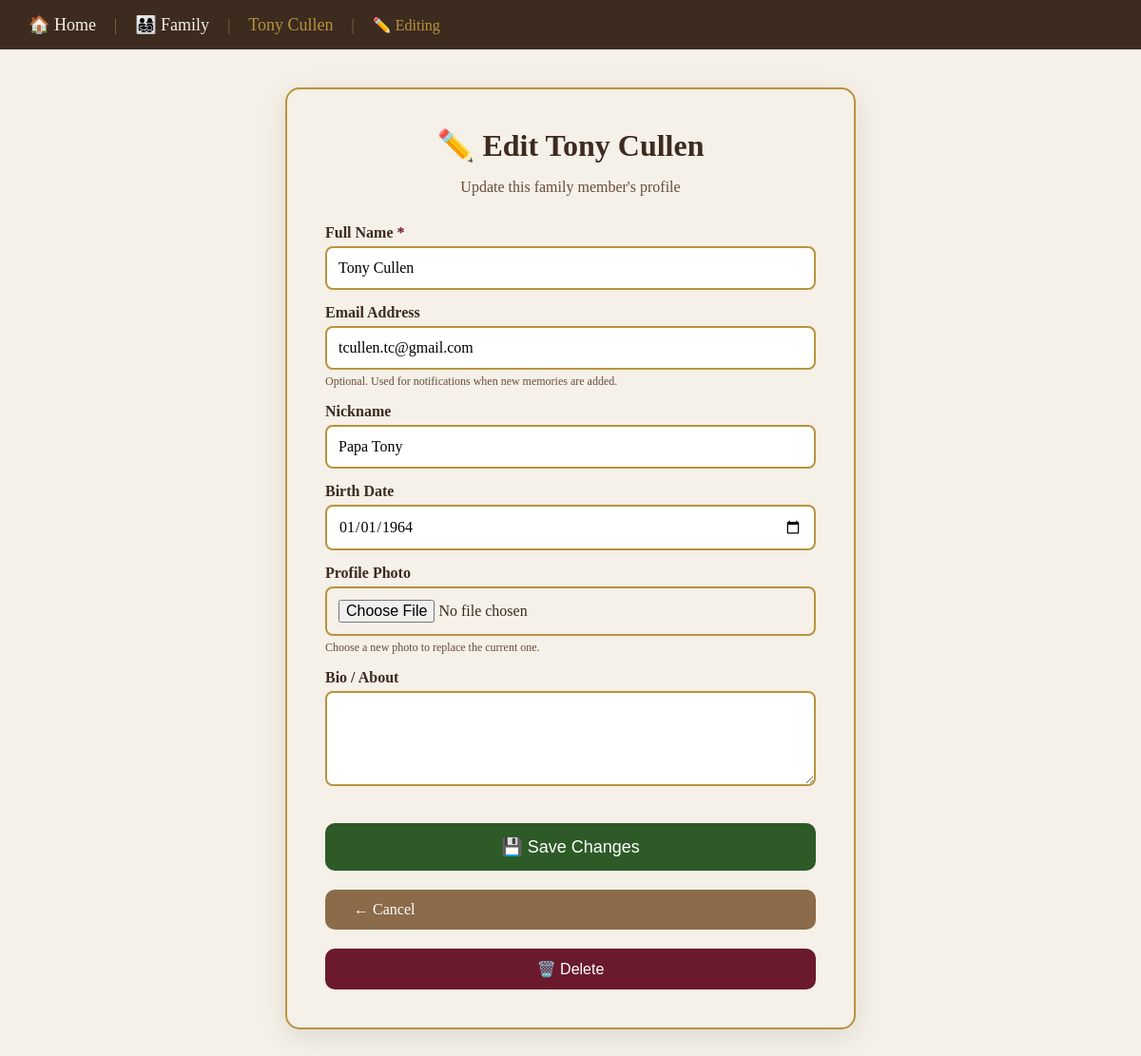
The page /edit-family-member/1 (signed in) on the database its author committed.
### tables this page shows
CREATE TABLE family_members (
            id INTEGER PRIMARY KEY AUTOINCREMENT,
            family_id INTEGER NOT NULL,
            name TEXT NOT NULL,
            nickname TEXT,
            birth_date TEXT,
            photo TEXT,
            bio TEXT,
            created_at TIMESTAMP DEFAULT CURRENT_TIMESTAMP, email TEXT,
            FOREIGN KEY(family_id) REFERENCES families(id)
        );

### app.py (the view, shortened to what this page needs)
@app.route("/edit-family-member/<int:member_id>", methods=("GET", "POST"))
def edit_family_member(member_id):
    conn = get_db_connection()
    member = conn.execute("SELECT * FROM family_members WHERE id = ? AND family_id = ?", (member_id, current_user.family_id)).fetchone()
    if member is None:
        conn.close()
        return "Family member not found", 404
    conn.close()
    return render_template("edit_family_member.html", member=member)

### app.py (called while the page is built)
def get_db_connection():
    conn = sqlite3.connect(DB_NAME)
    conn.row_factory = sqlite3.Row
    return conn

@login_manager.user_loader
def load_user(user_id):
    conn = get_db_connection()
    user = conn.execute("SELECT * FROM users WHERE id = ?", (user_id,)).fetchone()
    conn.close()
    if user:
        return User(
            user["id"],
            user["family_id"],
            user["username"],
            user["email"],
            user["full_name"],
            user["is_admin"]
        )
    return None

@app.context_processor
def inject_user():
    return dict(current_user=current_user)

### templates/edit_family_member.html (shortened to what this page needs)
<!DOCTYPE html>
<html lang="en">
<head>
</head>
<body>
<div class="nav">
    <div>
        <a href="/">🏠 Home</a>
        <span style="margin: 0 15px; color: #8b6b4a;">|</span>
        <a href="/family-members">👨‍👩‍👧‍👦 Family</a>
        <span style="margin: 0 15px; color: #8b6b4a;">|</span>
        <a href="/family-member/{{ member.id }}" style="color: #b8943c;">{{ member.name }}</a>
        <span style="margin: 0 15px; color: #8b6b4a;">|</span>
        <span style="color: #b8943c;">✏️ Editing</span>
    </div>
</div>
<div class="container">
    <div class="form-box">
        <h1>✏️ Edit {{ member.name }}</h1>
        <p class="subtitle">Update this family member's profile</p>
        <form method="POST" action="/edit-family-member/{{ member.id }}" enctype="multipart/form-data">
            <label>Full Name <span class="required">*</span></label>
            <input type="text" name="name" value="{{ member.name }}" required>
            <label>Email Address</label>
            <input type="email" name="email" value="{{ member.email or '' }}" placeholder="e.g., family@example.com">
            <p class="file-hint">Optional. Used for notifications when new memories are added.</p>
            <label>Nickname</label>
            <input type="text" name="nickname" value="{{ member.nickname or '' }}">
            <label>Birth Date</label>
            <input type="date" name="birth_date" value="{{ member.birth_date or '' }}">
            <label>Profile Photo</label>
            <input type="file" name="photo" accept="image/*">
            <p class="file-hint">Choose a new photo to replace the current one.</p>
            <label>Bio / About</label>
            <textarea name="bio" rows="4">{{ member.bio or '' }}</textarea>
            <div class="action-row">
                <button type="submit" class="btn-save">💾 Save Changes</button>
                <a href="/family-member/{{ member.id }}" class="btn-cancel">← Cancel</a>
                <button type="button" class="btn-delete" onclick="confirmDelete()">🗑️ Delete</button>
            </div>
        </form>
    </div>
</div>
</body>
</html>

### templates/edit_family_member.html (style rules this page uses)
body { font-family: 'Georgia', serif; background-color: #f5f0e8; color: #3d2b1f; margin: 0; padding: 0; }
.container { max-width: 600px; margin: 40px auto; padding: 0 20px; }
.nav { background: #3d2b1f; padding: 15px 30px; color: white; display: flex; justify-content: space-between; align-items: center; flex-wrap: wrap; }
.nav a { color: #f5f0e8; text-decoration: none; font-size: 18px; }
.form-box { background: #f5f0e8; padding: 40px; border-radius: 15px; border: 2px solid #b8943c; box-shadow: 0 8px 30px rgba(0,0,0,0.1); }
.form-box h1 { color: #3d2b1f; text-align: center; font-size: 32px; margin: 0 0 10px 0; }
.form-box .subtitle { color: #6b4c3a; text-align: center; font-size: 16px; margin-bottom: 30px; }
label { display: block; color: #3d2b1f; font-weight: bold; margin-bottom: 5px; }
input, textarea { width: 100%; padding: 12px; border: 2px solid #b8943c; border-radius: 8px; box-sizing: border-box; margin-bottom: 15px; font-family: inherit; font-size: 16px; }
textarea { resize: vertical; }
.btn-save { background: #2d5a27; color: white; padding: 14px 40px; border: none; border-radius: 10px; font-size: 18px; cursor: pointer; width: 100%; }
.btn-cancel { background: #8b6b4a; color: white; padding: 12px 30px; text-decoration: none; border-radius: 10px; font-size: 16px; display: inline-block; margin-top: 10px; }
.btn-delete { background: #6b1a2e; color: white; padding: 12px 30px; border: none; border-radius: 10px; font-size: 16px; cursor: pointer; margin-top: 10px; width: 100%; }
.action-row { display: flex; flex-direction: column; gap: 10px; margin-top: 20px; }
.required { color: #6b1a2e; }
.file-hint { color: #6b4c3a; font-size: 12px; margin-top: -10px; margin-bottom: 15px; }

### rows shown on the page
family_members: name "Tony Cullen", email "tcullen.tc@gmail.com", nickname "Papa Tony", birth_date "01/01/1964"
